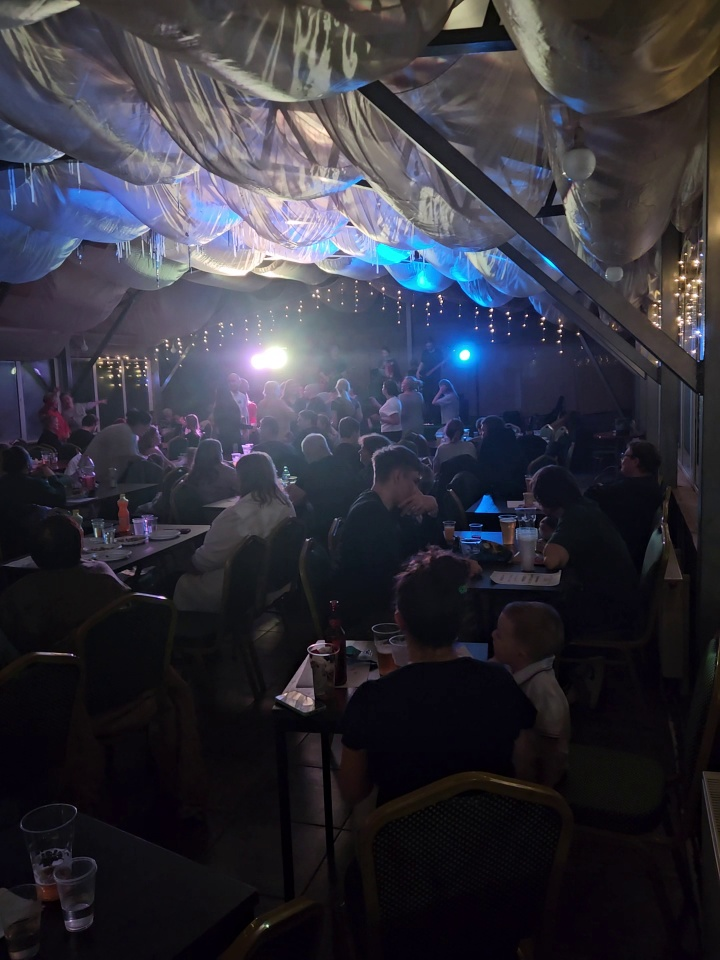
#> input picture data/cache/video_frames/0ebaec6e1f60059da3688253616697d5130e2627.jpg, 720 x 960 px
$ python -i screen_metrics.py   (imports and definitions only)
#> lines starting #> are read from the running program, lines starting #| are printed output that depends on the picture; after the words box and inside, x2 and y2 are one past the last pixel; in counts of white or black regions, pixels touching at a corner belong together
#> further down, picture is the input picture: shape (960, 720, 3); mean B, G, R 59.7, 49.8, 50.2
from __future__ import annotations

import argparse
import sys
from pathlib import Path

import cv2  # type: ignore[import-untyped]
import numpy as np  # type: ignore[import-untyped]
from PIL import Image, ImageOps  # type: ignore[import-untyped]


def _read_paths(paths_file: Path) -> list[str]:
    out: list[str] = []
    for line in paths_file.read_text(encoding="utf-8").splitlines():
        s = (line or "").strip()
        if not s or s.startswith("#"):
            continue
        out.append(s)
    return out


def _strip_local(p: str) -> str:
    return p[len("local:") :] if p.startswith("local:") else p


def screen_metrics(img_bgr_full: np.ndarray) -> dict[str, float]:
    h0, w0 = img_bgr_full.shape[:2]
#> h0 = 960; w0 = 720
    ar = float(max(h0, w0)) / float(min(h0, w0)) if min(h0, w0) > 0 else 0.0
#> ar = 1.33
    max_dim = 720
    img = img_bgr_full
    m = max(h0, w0)
#> m = 960
    if m > max_dim and m > 0:
        sc = float(max_dim) / float(m)
#> sc = 0.75
        nh = max(1, int(round(h0 * sc)))
#> nh = 720
        nw = max(1, int(round(w0 * sc)))
#> nw = 540
        img = cv2.resize(img_bgr_full, (nw, nh), interpolation=cv2.INTER_AREA)
    g = cv2.cvtColor(img, cv2.COLOR_BGR2GRAY)
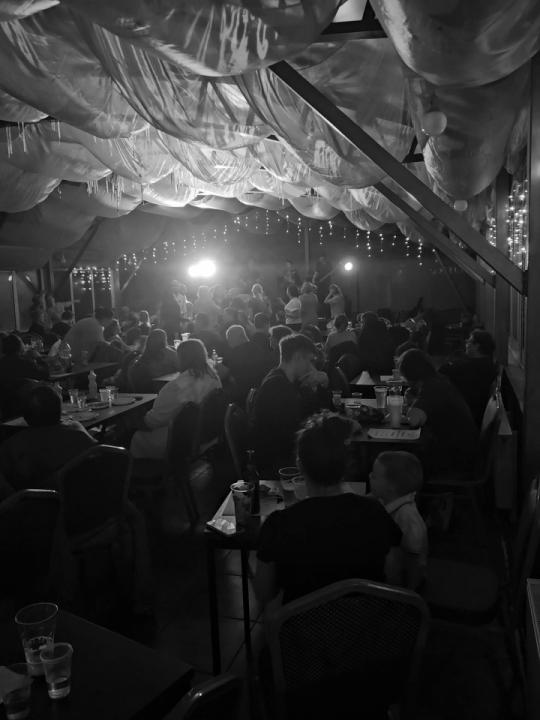
#> g: shape (720, 540); min 0, max 255, mean 51
    mean = float(np.mean(g))
#> mean = 51.01
    white_ratio = float(np.count_nonzero(g >= 235)) / float(g.size)
#> white_ratio = 0.00255
    black_ratio = float(np.count_nonzero(g <= 20)) / float(g.size)
#> black_ratio = 0.392
    v = float(np.median(g))
#> v = 38
    lo = max(0, int(0.66 * v))
#> lo = 25
    hi = min(255, int(1.33 * v))
#> hi = 50
    e = cv2.Canny(g, lo, hi)
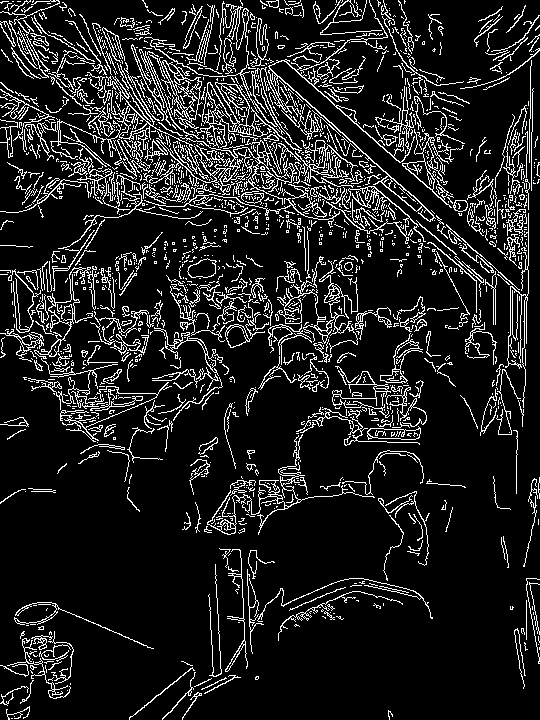
#> e: shape (720, 540); 12.4% white in thin lines or dots
    er_total = float(np.count_nonzero(e)) / float(e.size)
#> er_total = 0.124
    h = int(e.shape[0])
#> h = 720
    band = max(1, int(round(h * 0.12)))
#> band = 86
    top = e[:band, :]
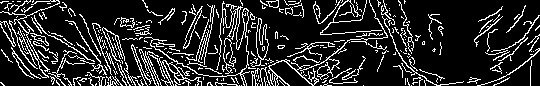
#> top: shape (86, 540); 16.4% white in thin lines or dots
    bot = e[h - band :, :]
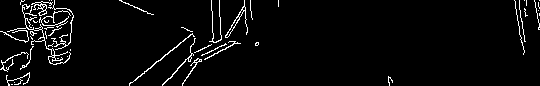
#> bot: shape (86, 540); 4% white in thin lines or dots
    er_top = float(np.count_nonzero(top)) / float(top.size)
#> er_top = 0.164
    er_bot = float(np.count_nonzero(bot)) / float(bot.size)
#> er_bot = 0.0396
    return {
        "ar": ar,
        "mean": mean,
        "white_ratio": white_ratio,
        "black_ratio": black_ratio,
        "er_total": er_total,
        "er_top": er_top,
        "er_bot": er_bot,
    }


def main() -> int:
    ap = argparse.ArgumentParser(description="Print screen-like edge metrics for paths.")
    ap.add_argument("--paths-file", required=True)
    args = ap.parse_args()

    paths = _read_paths(Path(args.paths_file))
    for p in paths:
        if not p.startswith("local:"):
            print("skip", p)
            continue
        fp = Path(_strip_local(p))
        if not fp.exists():
            print("MISSING", p)
            continue
        with Image.open(fp) as im0:
            im = ImageOps.exif_transpose(im0).convert("RGB")
            arr = np.asarray(im, dtype=np.uint8)
        bgr = arr[:, :, ::-1].copy()
        m = screen_metrics(bgr)
        print(
            f"{p} ar={m['ar']:.3f} mean={m['mean']:.1f} white={m['white_ratio']:.3f} black={m['black_ratio']:.3f} "
            f"er_total={m['er_total']:.4f} er_top={m['er_top']:.4f} er_bot={m['er_bot']:.4f}"
        )
    return 0


# [2 lines not run here, left out]

>>> import cv2
>>> picture = cv2.imread('../../../data/cache/video_frames/0ebaec6e1f60059da3688253616697d5130e2627.jpg')
>>> result = screen_metrics(picture)
#> result = {'ar': 1.33, 'mean': 51.01, 'white_ratio': 0.00255, 'black_ratio': 0.392, 'er_total': 0.124, 'er_top': 0.164, 'er_bot': 0.0396}

$ run again, on data/cache/video_frames/746e7c50c472656410ca9b63614434a3067c748c.jpg
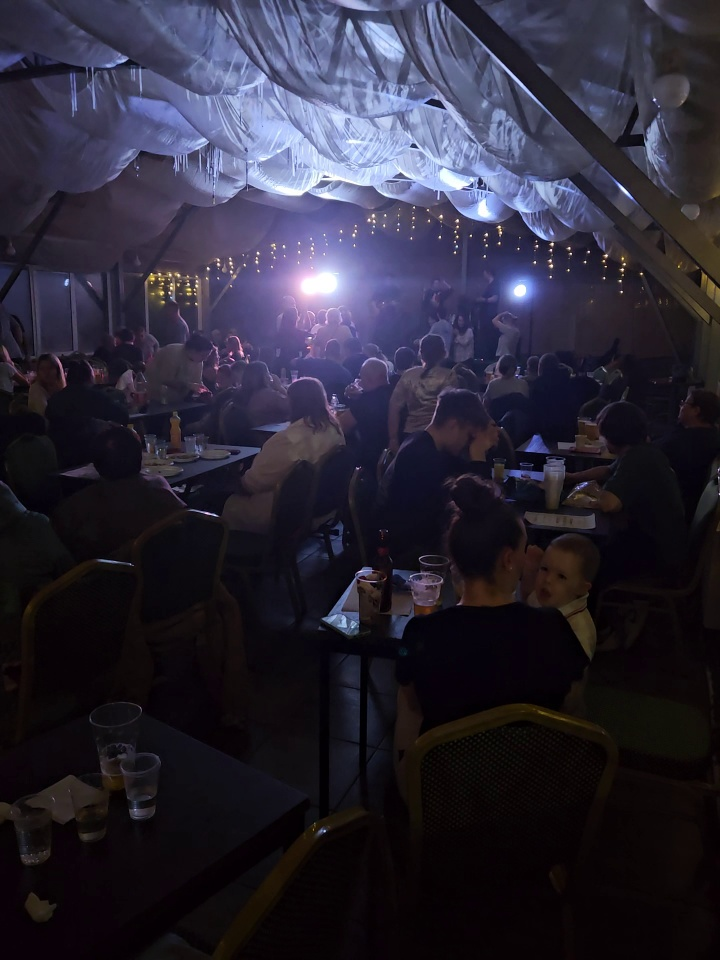
#> input picture data/cache/video_frames/746e7c50c472656410ca9b63614434a3067c748c.jpg, 720 x 960 px
#> picture is the input picture: shape (960, 720, 3); mean B, G, R 54, 39.3, 42.5
#> mean = 41.92
#> white_ratio = 0.00242
#> black_ratio = 0.483
#> v = 23
#> lo = 15
#> hi = 30
#> in screen_metrics, `e = cv2.Canny(g, lo, hi)`:
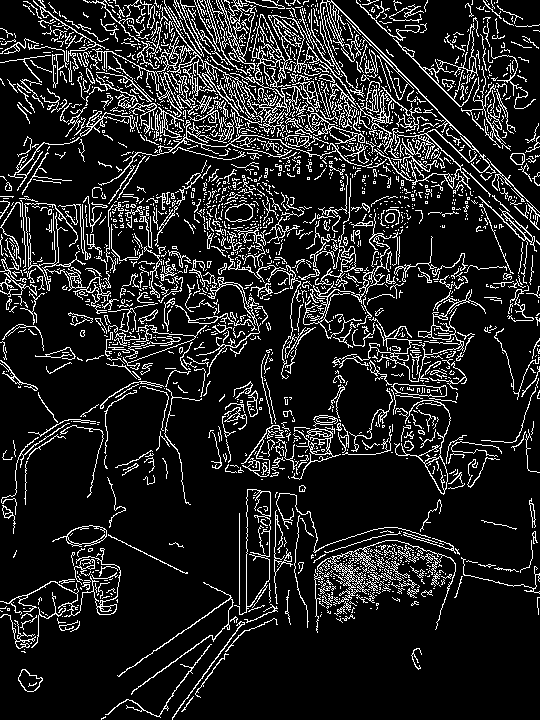
#> e: shape (720, 540); 13.5% white in thin lines or dots
#> er_total = 0.135
#> top: shape (86, 540); 21.7% white in thin lines or dots
#> in screen_metrics, `bot = e[h - band :, :]`:
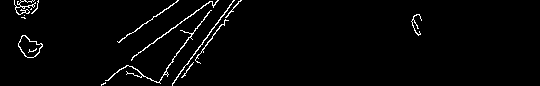
#> bot: shape (86, 540); 2.3% white in thin lines or dots, all inside (x1, y1, x2, y2) = (14, 0, 422, 86)
#> er_top = 0.217
#> er_bot = 0.0231
#> result = {'ar': 1.33, 'mean': 41.92, 'white_ratio': 0.00242, 'black_ratio': 0.483, 'er_total': 0.135, 'er_top': 0.217, 'er_bot': 0.0231}

$ run again, on data/cache/video_frames/7ce41a3236e0361f8579b5f2094449b92d5e71bd.jpg
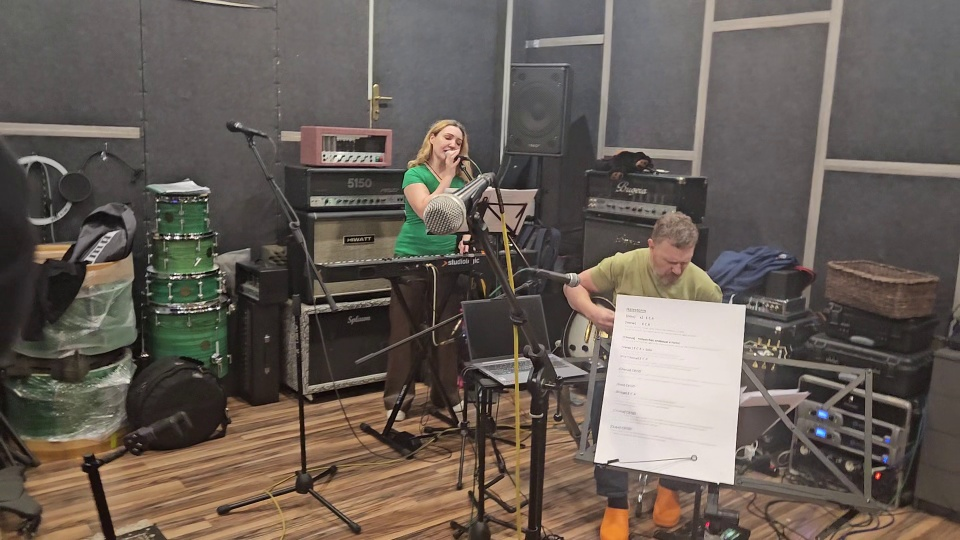
#> input picture data/cache/video_frames/7ce41a3236e0361f8579b5f2094449b92d5e71bd.jpg, 960 x 540 px
#> picture is the input picture: shape (540, 960, 3); mean B, G, R 86.1, 93.5, 102.8
#> mean = 95.43
#> white_ratio = 0.000202
#> black_ratio = 0.00503
#> v = 93
#> lo = 61
#> hi = 123
#> in screen_metrics, `e = cv2.Canny(g, lo, hi)`:
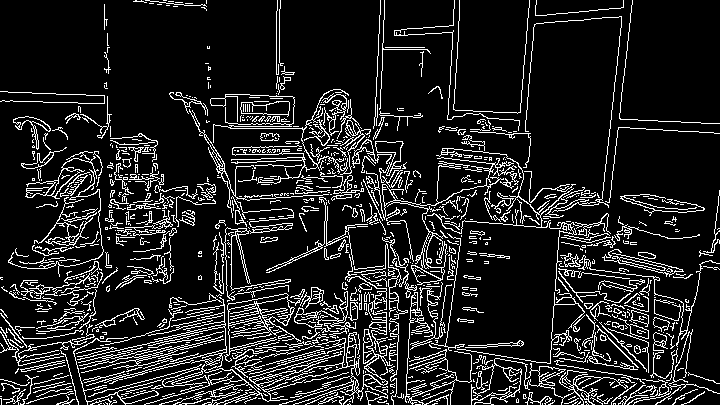
#> e: shape (405, 720); 13.2% white in thin lines or dots
#> er_total = 0.132
#> top: shape (49, 720); 2.9% white in thin lines or dots, all inside (x1, y1, x2, y2) = (104, 0, 633, 49)
#> in screen_metrics, `bot = e[h - band :, :]`:
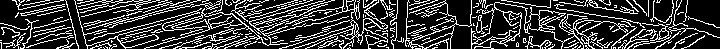
#> bot: shape (49, 720); 23.2% white in thin lines or dots
#> er_top = 0.0287
#> er_bot = 0.232
#> result = {'ar': 1.78, 'mean': 95.43, 'white_ratio': 0.000202, 'black_ratio': 0.00503, 'er_total': 0.132, 'er_top': 0.0287, 'er_bot': 0.232}
